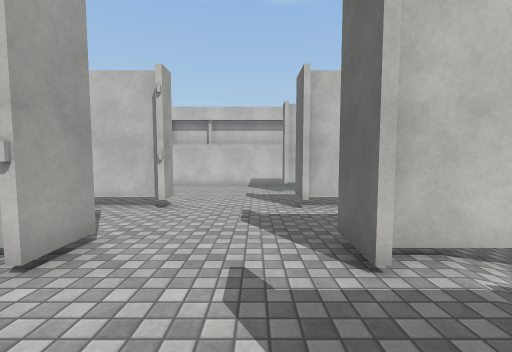
View 1 (above)

15 first-person views from a walk through a Unity game level. The camera is 1.3 m above the floor, tilts 4° down and sees 90° across. Doors are open. The floor is counted in squares, 1 m on a side. Each view is taken from the middle of a square. On the plan, view 1 faces up. The plan holds only what a view shows up to about 13 squares ahead; the rest is blank. The place goes on beyond the plan. The player is left out. Surface patterns are stand-ins for the level's own textures.

View 2
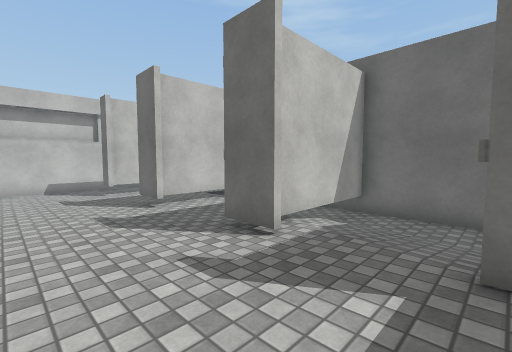

View 3
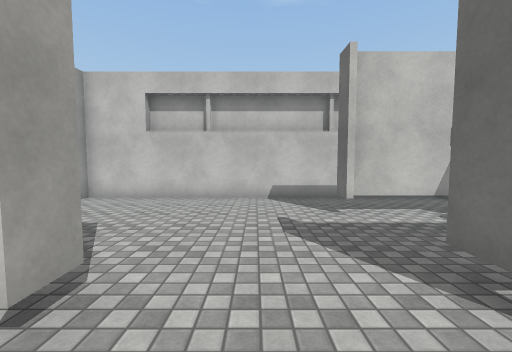

View 4
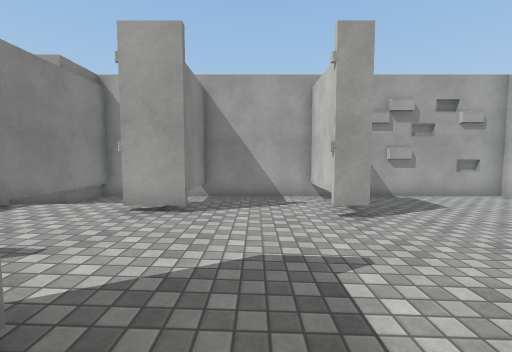

View 5
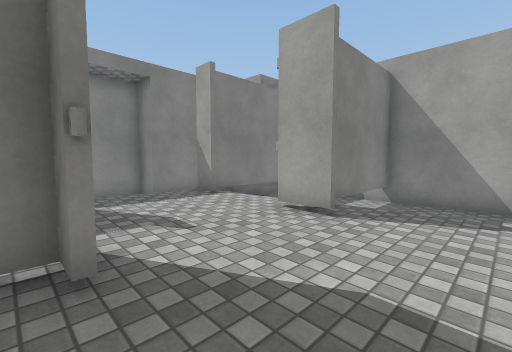

View 6
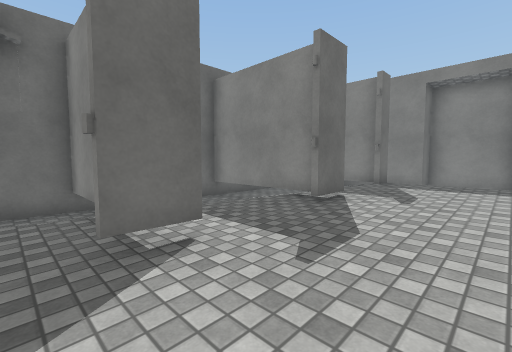

View 7
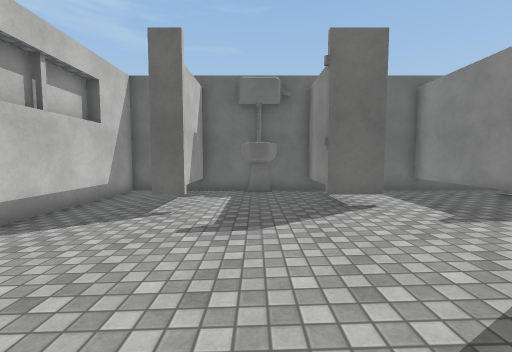

View 8
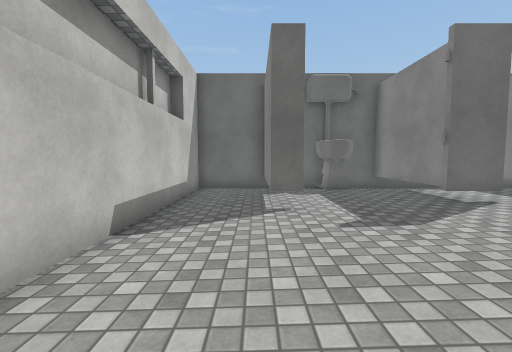

View 9
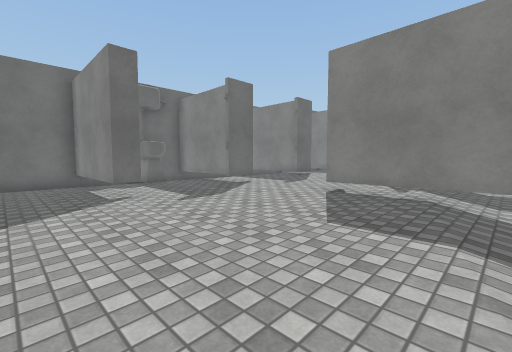

View 10
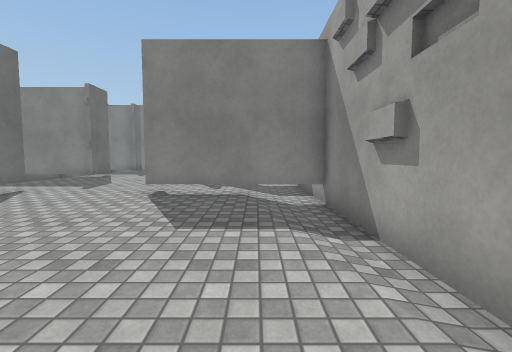

View 11
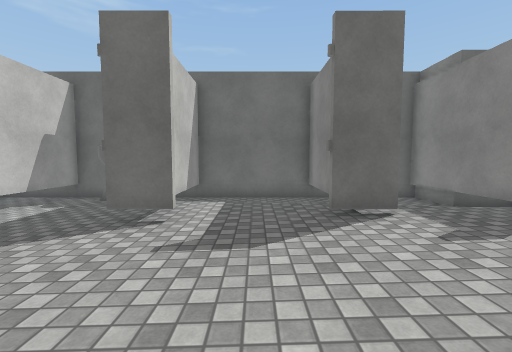

View 12
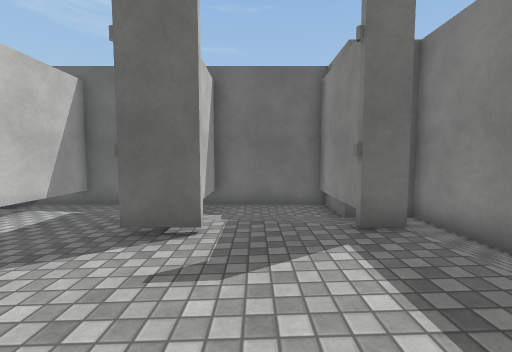

View 13
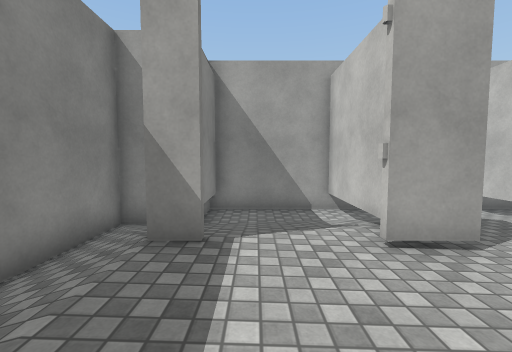

View 14
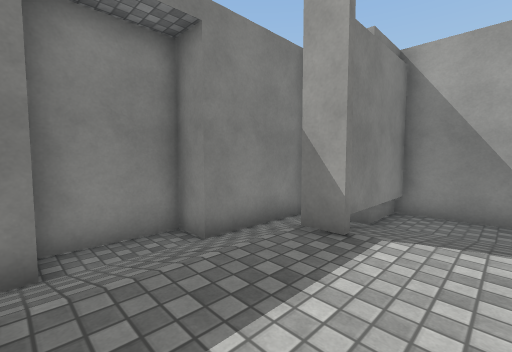

View 15
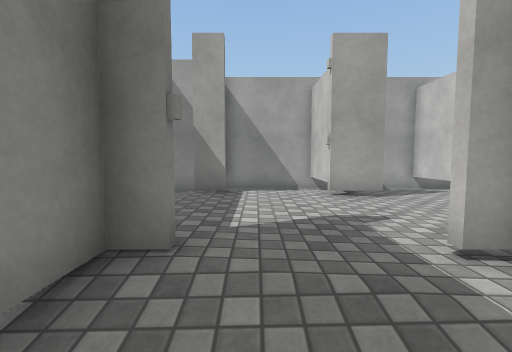

### Floor plan
Key: @ floor where view 1 was taken; # wall or solid block; . main floor; : floor 0.25 m higher than the main floor; + floor 0.5 m higher than the main floor; / step, stairs or slope; D open door; T thing the floor can be seen under or through; I toilet.
Columns run from 8 left of view 1 to 7 right of it. Each row starts with its distance up from view 1.
 17 ################
 16 #..............#
 15 #..............#
 14 #........TTTTTT#
 13 #........T.....#
 12 #........DD....#
 11 #.:::::::DD::II#
 10 #.:::::::DD::II#
  9 #TTTTT:::#######
  8 #.:::T:::#:::..#
  7 #./::::::::::..#
  6 #./::::::::::..#
  5 #..:::::::::/..#
  4 ######:::TTTTTT#
  3 #../+#+++T+:/..#
  2 #../:++++++//..#
  1 #..//++++++//..#
  0 #.####++@/####.#
 -1 ###.//////+  ###
 -2   #.////////.#
 -3   #####..#####
 -4       ####

Positions as (right, up) in squares from view 1, and headings:
1: (0, 0), facing up
2: (-2, 0), facing up-right
3: (-1, 6), facing up
4: (3, 6), facing left
5: (2, 7), facing down-left
6: (-2, 10), facing down-right
7: (-5, 11), facing right
8: (-5, 14), facing right
9: (-7, 16), facing down-right
10: (-6, 16), facing down
11: (-4, 6), facing right
12: (-3, 2), facing right
13: (1, 1), facing left
14: (1, 2), facing down-left
15: (4, 1), facing left
